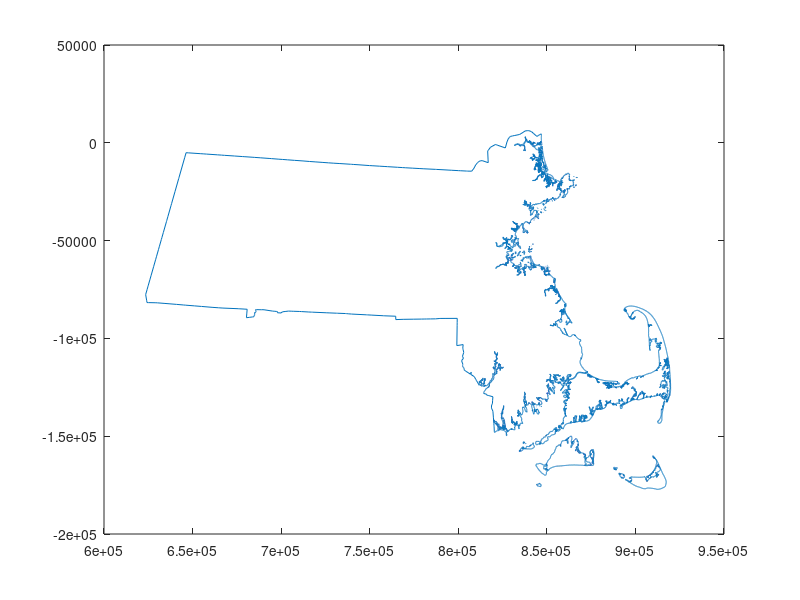

Source code (MATLAB): (Note: this script raises an error after producing the figure.)
clear all
close all
fname = '~/Dropbox/IBM/MALT/examples/run/bb_out_2008c.nc';
% nbin = 1000;
% sigma = 25;
sigmap = 1000;  %in meters
binp = 25;      %in meters
wrfac = 15;

% load the mass coastline
load coast_mass_25k_xy.mat
plot(coast(:,1),coast(:,2))

% open the mesh file
nc = netcdf('~/Dropbox/IBM/MALT/examples/preproc/scp4.1_grid.nc','nowrite');
xm = nc{'x'}(:);
ym = nc{'y'}(:);
xc = nc{'xc'}(:);
yc = nc{'yc'}(:);
hm = nc{'h'}(:);
nv = nc{'nv'}(:)';
art1 = nc{'art1'}(:)';
% [lonm,latm] = my_project(xm,ym,'inverse');

% open the particle data
nc = netcdf(fname,'nowrite');
times = nc{'time'}(:);

% read particl position data
xp = nc{'x'}(end,:);
yp = nc{'y'}(end,:);
incell = nc{'incell'}(end,:);
nlag   = numel(xp);
xr=max(xp)-min(xp);
yr=max(yp)-min(yp);

nbinx = ceil(xr/binp);
nbiny = ceil(yr/binp);
sigma = ceil(sigmap/binp);


tic
[dist,c]=hist3(([xp;yp]'),[nbinx,nbiny]);
dist=dist/(nlag*binp^2);
h = fspecial('gaussian',sigma*wrfac, sigma);
dist_filtered=imfilter(dist,h,'symmetric','conv');

dist_filtered=dist_filtered';

% patch('Vertices',[xm,ym],'Faces',nv,'Cdata',hm,'edgecolor','interp','facecolor','interp');

plot(xp,yp,'r.');hold on;
plot(coast(:,1),coast(:,2),'k','LineWidth',2);
axis([8.3e5,8.7e5,-1.6e5,-1.2e5]);
figure
pcolor(c{1},c{2},dist_filtered);shading interp;colorbar; hold on; %plot(xp,yp,'w.'); hold on;
plot(coast(:,1),coast(:,2),'k','LineWidth',2);
axis([8.3e5,8.7e5,-1.6e5,-1.2e5]);

[X,Y] = meshgrid(c{1},c{2});

% X = reshape(X,prod(size(X)),1);
% Y = reshape(Y,prod(size(X)),1);
% dist_filtered = reshape(dist_filtered,prod(size(X)),1);
% F = TriScatteredInterp(X,Y,dist_filtered);
% PDF =  F(xm,ym);

% [X,Y] = meshgrid(c{1},c{2});
xm=squeeze(xm);ym=squeeze(ym);
PDF = interp2(X,Y,dist_filtered,xm,ym);

toc
figure
patch('Vertices',[xm,ym],'Faces',nv,...
        'Cdata',PDF,'edgecolor','interp','facecolor','interp');
colorbar;axis([8.3e5,8.7e5,-1.6e5,-1.2e5]);
hold on;


PDF(isnan(PDF))=0;
dot(art1,PDF)/((xr/nbinx)*(yr/nbiny))



